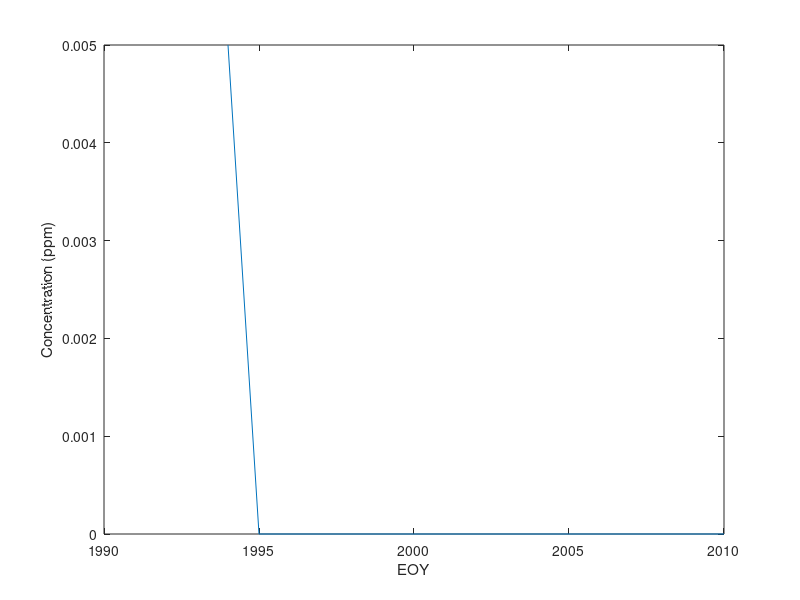

This chart was generated by the following MATLAB code:
lakeVolume = 5 * (10 ^ 7); % m^3
lakeArea = 4 * (10 ^ 6); % m^2
initConcentration = 5 * (10 ^ -3); % ppm or mg/lit or gr/m^3
riverDischarge = 4.5 * (10 ^ 5); % m^3/yr
sedimentRate = 8; % m/yr
populationGrowthRate = 0.15; % 1/yr
producedPhosphorus = zeros(1, 17); % calculate produced phosphorus in ppm from 1995 through 2010 in this array
calculatedConcentration = zeros(1, 17); % calculate concentration in this array
calculatedConcentration(1) = initConcentration;
phosphorusDensity = 1820; % kg/m^3 assumed used to calculate sedimantary phosphorus mass
sedimantaryPhosphorus = (lakeArea * sedimentRate * phosphorusDensity * 1000)/(lakeVolume); % ppm/yr
% Q2
producedPhosphorusByFactory = (lakeArea * 450 * 1000)/(lakeVolume); % ppm/yr
for i = 1:length(calculatedConcentration) - 1
    producedPhosphorus(i + 1) = (0.5 * 250 * (exp(populationGrowthRate * (i - 1))) * 1000)/(lakeVolume);
    calculatedConcentration(i + 1) = initConcentration + producedPhosphorus(i + 1) -  sedimantaryPhosphorus;
    if i > 6 && i < 12
        calculatedConcentration(i + 1) = calculatedConcentration(i + 1) + producedPhosphorusByFactory;
    end
    % assuming control volume is well mixed, phosphorus concentration at
    % inflow river is zero, phosphorus concentration at outflow river is
    % simple mean concentration at lake SOY and EOY 
    calculatedConcentration(i + 1) = calculatedConcentration(i + 1) - ((riverDischarge * ((calculatedConcentration(i) + calculatedConcentration(i + 1))/2))/lakeVolume);
    if calculatedConcentration(i + 1) < 0
        calculatedConcentration(i + 1) = 0; % prevent concentration to be negative
    end
end
x = 1994:1:2010;
% initiating plot with labels
figure;
plot(x, calculatedConcentration);
xlabel('EOY');
ylabel('Concentration (ppm)');